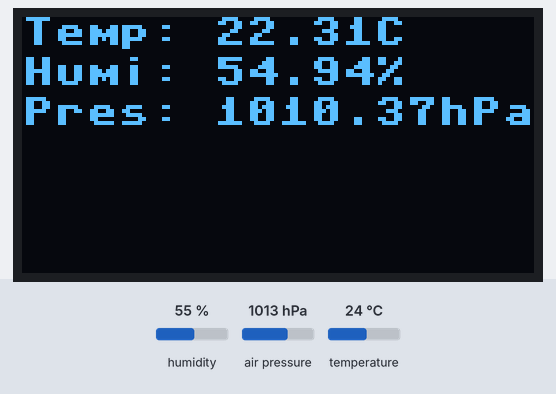
Recording of a program running on a simulated ESP8266 board running MicroPython. Shown: 128×64 one-colour display. Inputs (shaded band) come from the test bench; at power-on: humidity 55 %, air pressure 1013 hPa, temperature 24 °C. Library files of the repository ran but are not shown: bme280.py, ssd1306.py.

Above: at 1.2 s.
1.3 s: humidity set to 22 %
At 3.3 s:
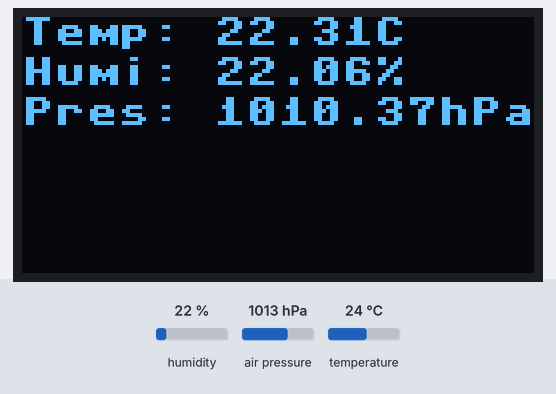
3.6 s: air pressure set to 952 hPa
At 5.4 s:
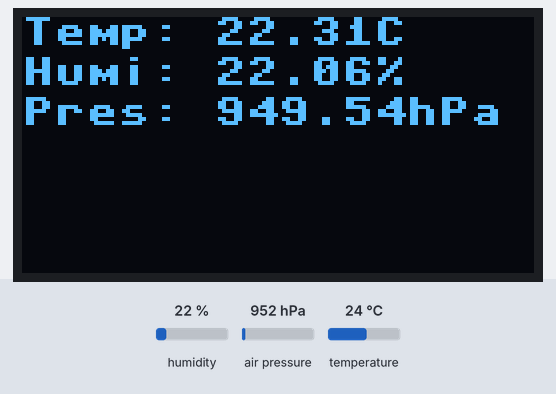
5.7 s: temperature set to 12 °C
At 6.6 s:
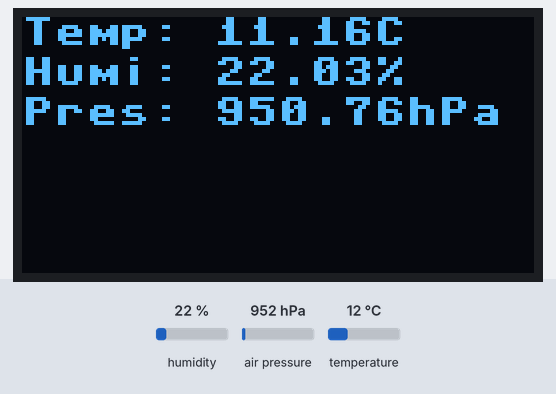
7.8 s: humidity set to 40 %
At 8.9 s:
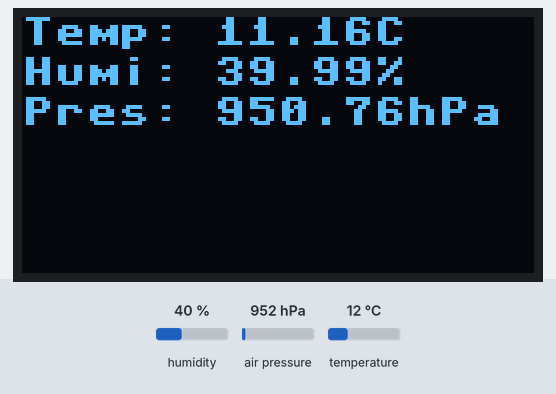
Timing chart, 0 to 10.8 s (numbered marks = the images above; inputs shaded):
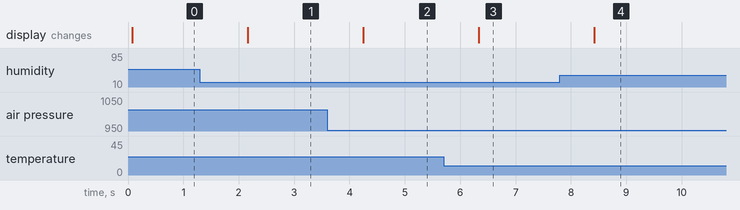

Measured:
- after the input at 1.3 s, the display: changes after 0.86 s (image 1)
- after the input at 3.6 s, the display: changes after 0.64 s (image 2)
- after the input at 5.7 s, the display: changes after 0.63 s (image 3)
- after the input at 7.8 s, the display: changes after 0.62 s (image 4)

The program:

temp_to_displ.py
```python
import time
import machine
import bme280
import ssd1306

i2c = machine.I2C(machine.Pin(5), machine.Pin(4))
oled = ssd1306.SSD1306_I2C(128, 64, i2c)

i2c_sensor = machine.I2C(scl=machine.Pin(0), sda=machine.Pin(2))
bme = bme280.BME280(i2c=i2c_sensor)

while True:
    temp, pres, hum = bme.values
    oled.fill(0)
    oled.text(u'Temp: %s' % temp, 0, 0)
    oled.text(u'Humi: %s' % hum, 0, 10)
    oled.text(u'Pres: %s' % pres, 0, 20)
    oled.show()
    time.sleep(1)
```
